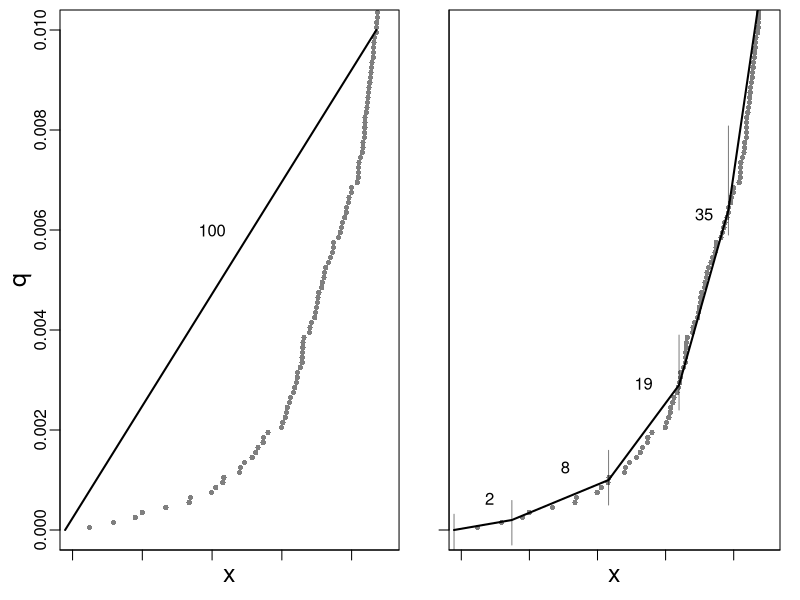

This chart was generated by the following R code:
### Illustrates the piece-wise linear approximation of the cumulative distribution using constant size bins
fade = rgb(0,0,0,alpha=0.5)
dot.size = 0.7
n = 10000
set.seed(5)

pdf("linear-interpolation.pdf", width=6, height=2.7, pointsize=10)
layout(matrix(c(1,2),byrow=T, ncol=2), widths=c(1.1,1))
u = sort(runif(n))
x = log(1-u)
x = sort(x)
F = ((0:(n-1))+0.5)/n
par(mar=c(2.5,3,0.5,1))
plot(x, F, cex=dot.size, pch=21, bg=fade, col=NA, type='b', xlim=c(-9,-4.5), ylim=c(0,0.01), xaxt='n', ylab=NA, mgp=c(1,0.5,0), xlab=NA)

axis(side=1, at=-10:-1, labels=NA)
title(xlab='x', line=0.8, cex.lab=1.5)
title(ylab='q', line=1.5, cex.lab=1.5)

left.end = x[1] - (x[2]-x[1])

lines(c(left.end, x[100]), c(0, 0.01), lwd=2)
text(-7, 0.006, "100")

###text(-5, 0.4, adj=0, "Constant size bins result in large")
###text(-5, 0.35, adj=0, "errors at extreme quantiles")

par(mar=c(2.5,1.5,0.5,1))

plot(x, F, cex=dot.size, pch=21, bg=fade, col=NA, type='b', xlim=c(-9,-4.5), ylim=c(0,0.01), yaxt='n', xaxt='n')
axis(side=1, at=-10:-1, labels=NA)
axis(side=2, at=(0:6)/10, labels=NA)
title(xlab='x', line=0.8, cex.lab=1.5)
title(ylab='q', line=2, cex.lab=1.5)

q.to.k = function(q) {
    (asin(2*q-1)/pi + 1/2)
}

k.to.q = function(k,compression) {
    sin(k/compression*pi - pi/2)/2 + 0.5
}

weights = c(2, 8, 19, 35, 56, 81, 111)
q.bin = cumsum(c(0, weights)/n)

i.bin = c(1, cumsum(weights)+1)
i.right = i.bin-1
i.right = i.right[i.right > 0]
m = length(i.right)
i.bin = i.bin[1:m]

x.bin = c(left.end, (x[i.right[1:(m-1)]] + x[i.bin[2:m]])/2)
F.bin = (i.bin-1) / n
lines(x.bin, F.bin, lwd=2)
dy = 0.0005
for (i in 1:m) {
    x.text = (x[i.bin[i]] + x[i.right[i]])/2
    y.text = (F.bin[i] + F.bin[i+1])/2
    x.offset = 0.3 * y.text
    y.offset = dy * (1 + 500*y.text)
    x.pos = x.text - x.offset
    y.pos = y.text + y.offset
    lines(c(x.bin[i],x.bin[i]), c(F.bin[i]-dy+0.000, F.bin[i]+dy+y.offset*0.6-0.0005), lt=1, col=fade)
    text(x.text - x.offset, y.text + y.offset, i.right[i]-i.bin[i]+1)
}
###text(-5, 0.35, adj=0, "Variable size bins keep errors")
###text(-5, 0.3, adj=0, "small at extreme quantiles")

dev.off()
